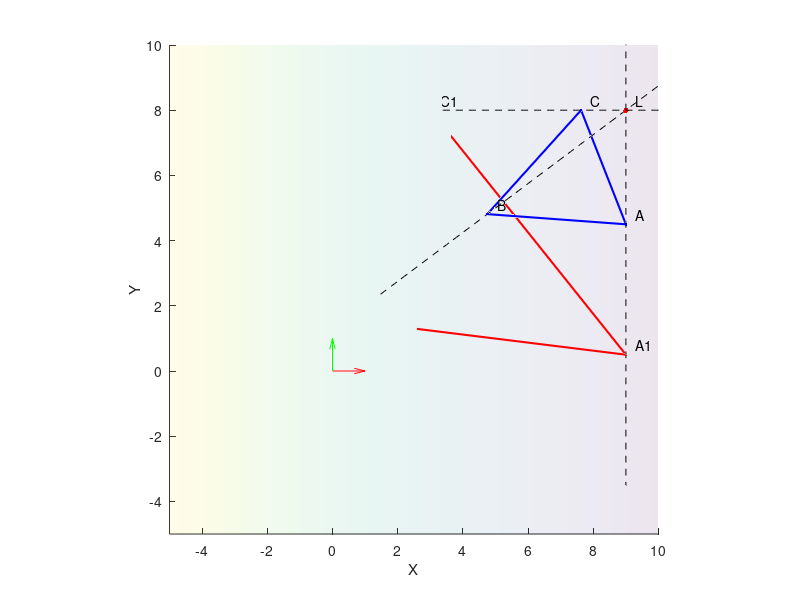

Recreate this plot in MATLAB.
clear all
close all
clc

MIN_LIM = -5;
MAX_LIM = 10;

f = figure;
hold on
axis equal
xlim([MIN_LIM MAX_LIM])
ylim([MIN_LIM MAX_LIM])
zlim([MIN_LIM MAX_LIM])
xlabel('X')
ylabel('Y')
zlabel('Z')

% Plot origine assi
quiver3(0,0,0,1,0,0,'Color','r','autoscale','off')
quiver3(0,0,0,0,1,0,'Color','g','autoscale','off')
quiver3(0,0,0,0,0,1,'Color','b','autoscale','off')

% Definizione piano

% 1. Equazione cartesiana del piano
n = [.5 0 1];
a = n(1); 
b = n(2); 
c = n(3);
d = 0;
[Xp, Yp] = meshgrid(MIN_LIM:.1:MAX_LIM, MIN_LIM:.1:MAX_LIM);
Zp = (-1 / c) * ( a * Xp + b * Yp + d);
surf(Xp, Yp, Zp, 'FaceAlpha', .1, 'EdgeColor', 'none');

% Definizione del punto di intersezione
L = [9 8 7];
plot3(L(1), L(2), L(3), '.r', 'MarkerSize', 12);
text(L(1) + .3, L(2) + .3, L(3) + .3, 'L');

% Generazione triangolo blu e rette

% 1. Definizione punti
%  a. Direzione
dirA = [0 1 1];
%  b. Parametro t
t = -3.5;
A = L + t * dirA;
plot3(A(1), A(2), A(3), '.b', 'MarkerSize', 6);
text(A(1) + .3, A(2) + .3, A(3) + .3, 'A');
% Retta
t = [MIN_LIM * 10:.1:MAX_LIM];
Xa = L(1) + t * dirA(1);
Ya = L(2) + t * dirA(2);
Za = L(3) + t * dirA(3);
plot3(Xa, Ya, Za, '--k');

%  a. Direzione
dirB = [1 .75 1];
%  b. Parametro t
t = -4.25;
B = L + t * dirB;
plot3(B(1), B(2), B(3), '.b', 'MarkerSize', 6);
text(B(1) + .3, B(2) + .3, B(3) + .3, 'B');
% Retta
t = [MIN_LIM * 10:.1:MAX_LIM];
Xb = L(1) + t * dirB(1);
Yb = L(2) + t * dirB(2);
Zb = L(3) + t * dirB(3);
plot3(Xb, Yb, Zb, '--k');

%  a. Direzione
dirC = [.5 0 .75];
%  b. Parametro t
t = -2.75;
C = L + t * dirC;
plot3(C(1), C(2), C(3), '.b', 'MarkerSize', 6);
text(C(1) + .3, C(2) + .3, C(3) + .3, 'C');
% Retta
t = [MIN_LIM * 10:.1:MAX_LIM];
Xc = L(1) + t * dirC(1);
Yc = L(2) + t * dirC(2);
Zc = L(3) + t * dirC(3);
plot3(Xc, Yc, Zc, '--k');

% 2. Definizione segmenti
plot3([A(1) B(1) C(1) A(1)], [A(2) B(2) C(2) A(2)], [A(3) B(3) C(3) A(3)], '-b', 'LineWidth', 1.5);

% Intersezione piano e retta
% La retta è espressa come x_i = x_iL + d_it, al variare di t
% Passaggio a forma cartesiana...
% 1. Esplicitiamo t
%  t = (-L(3) + Zc) / dirC(3)
% Quindi in tutte le rette il coeff di Zc è c / dirC(3)
% 2. Sostituiamo
%  Xc = L(1) + ((-L(3) + Zc) / dirC(3)) * dirC(1)
%  Yc = L(2) + ((-L(3) + Zc) / dirC(3)) * dirC(2)
% 3. Equazioni della retta
%  Xc - L(1) - ((-L(3) + Zc) / dirC(3)) * dirC(1) = 0
%  Yc - L(2) - ((-L(3) + Zc) / dirC(3)) * dirC(2) = 0

coeff = [1 0 -dirA(1)/dirA(3); 0 1 -dirA(2)/dirA(3)];
known = [(-L(3)*dirA(1))/dirA(3) + L(1); (-L(3)*dirA(2))/dirA(3) + L(2)];
pA = coeff\known;

coeff = [1 0 -dirB(1)/dirB(3); 0 1 -dirB(2)/dirB(3)];
known = [-L(3)*dirB(1)/dirB(3) + L(1); -L(3)*dirB(2)/dirB(3) + L(2)];
pB = coeff\known;

coeff = [1 0 -dirC(1)/dirC(3); 0 1 -dirC(2)/dirC(3)];
known = [-L(3)*dirC(1)/dirC(3) + L(1); -L(3)*dirC(2)/dirC(3) + L(2)];
pC = coeff\known;

% Il piano è espersso come ax + by + cz + d = 0
% Sostituzione nell'equazione del piano

param = -d/-(a + b + c);

% Sostituzione di param al posto di t nelle rette
% Si ottengono i punti di intersezione col piano

plot3(pA(1), pA(2), pA(3), '.r', 'MarkerSize', 6);
text(pA(1) + .3, pA(2) + .3, pA(3) + .3, 'A1');
plot3(pB(1), pB(2), pB(3), '.r', 'MarkerSize', 6);
text(pB(1) + .3, pB(2) + .3, pB(3) + .3, 'B1');
plot3(pC(1), pC(2), pC(3), '.r', 'MarkerSize', 6);
text(pC(1) + .3, pC(2) + .3, pC(3) + .3, 'C1');

plot3([pA(1) pB(1) pC(1) pA(1)], [pA(2) pB(2) pC(2) pA(2)], [pA(3) pB(3) pC(3) pA(3)], '-r', 'LineWidth', 1.5);